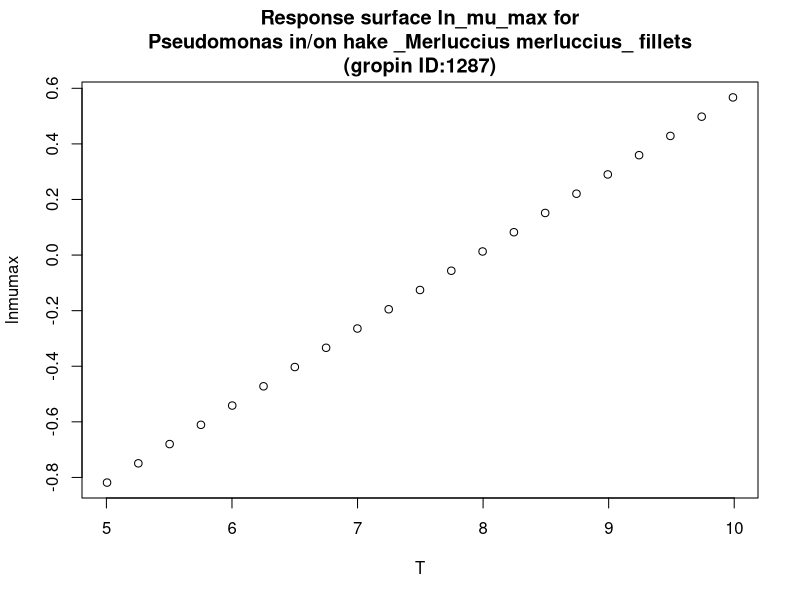

Recreate this plot in R.
#############################
# start of Parameter script
#############################
T <- seq(5.005,9.99000999000999,length.out=21)
#############################
# end of Parameter script
#############################
############################# 
# start of Model script Gropin ID 1287 
#############################
 
# constant coefficients for this model
 
variables <- data.frame(T)
argumentsPar <- unique.data.frame(expand.grid(variables))
 
# heart of the model
response_surface <- function(T) {
   mumax <-0.278*T-2.21

	return(mumax=mumax)
} 

# output parameters
responseSurface <- cbind(argumentsPar,response_surface(argumentsPar['T']))
colnames(responseSurface) <- c(colnames(argumentsPar),'lnmumax')
#############################
# End of Model script
#############################
############################# 
# start of Visualisation script Gropin ID 1287 
#############################
titleText <-'Response surface ln_mu_max for
Pseudomonas in/on hake _Merluccius merluccius_ fillets
(gropin ID:1287)'
plot(T,responseSurface$'lnmumax',xlab='T',
                          ylab='lnmumax',main=titleText)
#############################
# End of Visualisation script
#############################
